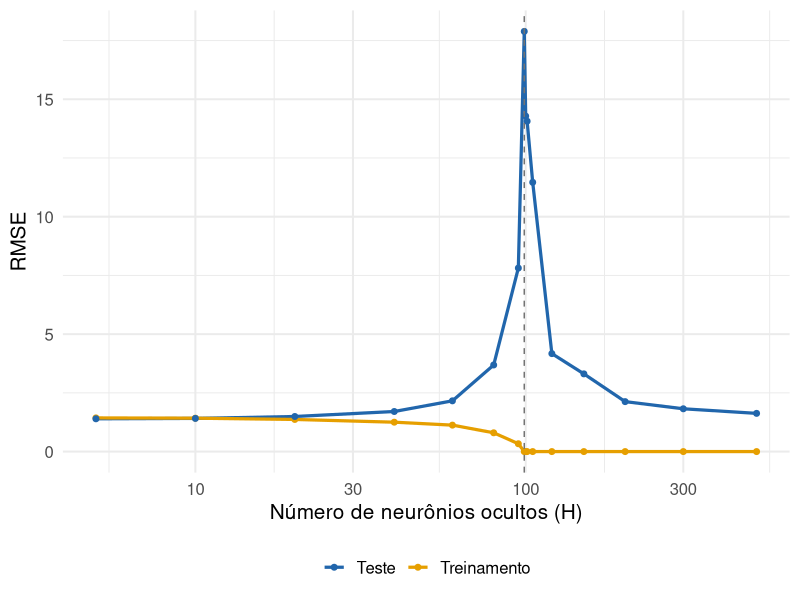
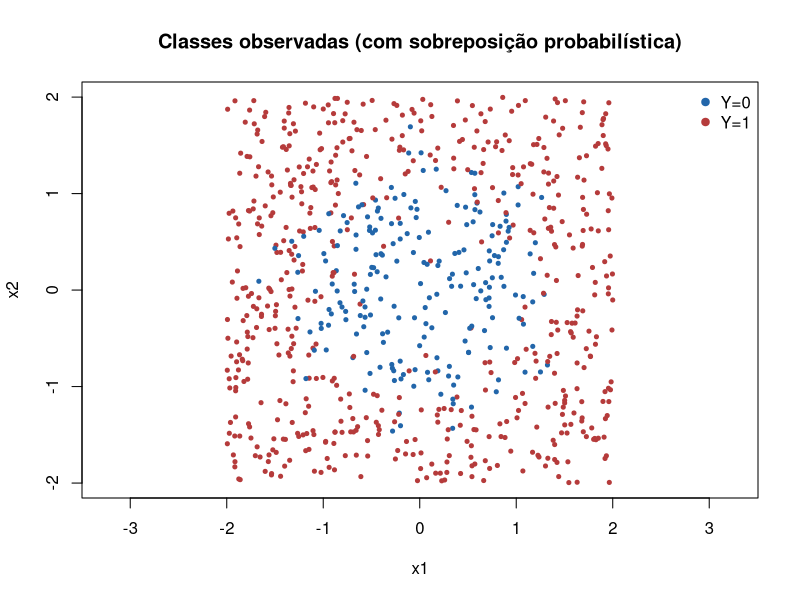
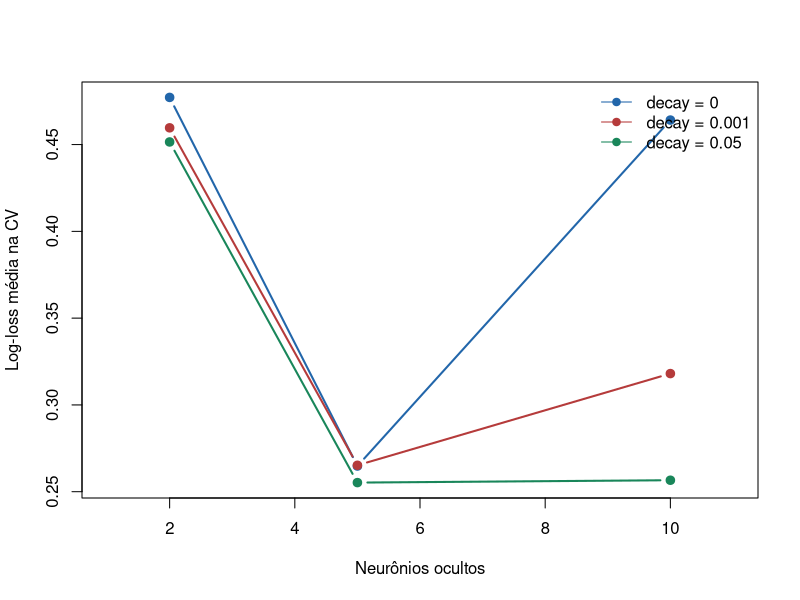
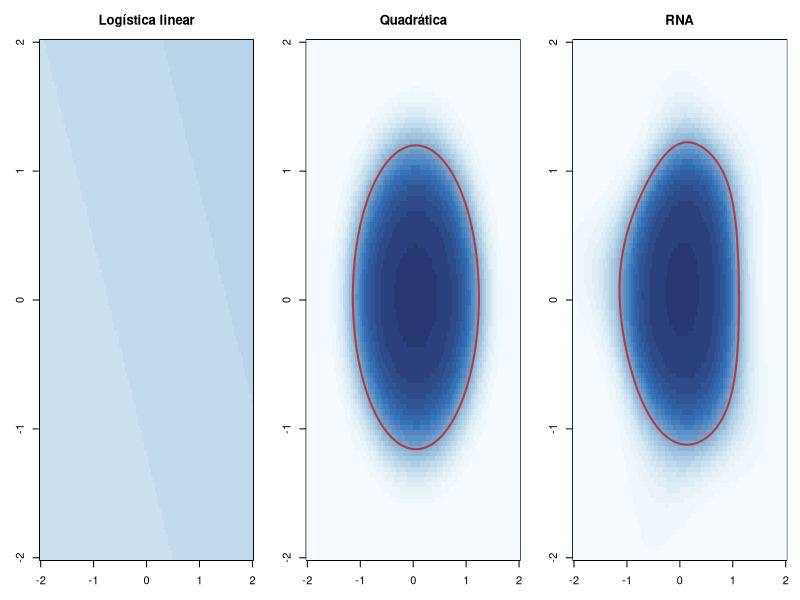

Reproduce these figures in R, in order.
## ---- chunk 1
#| echo: false
#| warning: false
#| message: false
#| fig-width: 10
#| fig-height: 5.2
#| fig-align: center

library(ggplot2)
library(tidyr)

set.seed(335)

n <- 100
p <- 15
n_test <- 1000

X <- matrix(rnorm(n * p), n, p)
Xt <- matrix(rnorm(n_test * p), n_test, p)

f <- function(X) {
  sin(2 * X[, 1]) + 0.7 * X[, 2]^2 +
    0.5 * X[, 3] * X[, 4]
}

y <- f(X) + rnorm(n, sd = 0.3)
yt <- f(Xt) + rnorm(n_test, sd = 0.3)

H_grid <- c(5, 10, 20, 40, 60, 80, 95,
            99, 100, 101, 105, 120,
            150, 200, 300, 500)

# Mesmas características aleatórias para todas as larguras
W <- matrix(rnorm(p * max(H_grid)), p, max(H_grid))
b <- rnorm(max(H_grid))

Z <- tanh(sweep(X %*% W, 2, b, "+"))
Zt <- tanh(sweep(Xt %*% W, 2, b, "+"))

# Solução de mínimos quadrados de norma mínima
ajustar <- function(A, y) {
  s <- svd(A, nu = min(dim(A)), nv = min(dim(A)))
  tol <- max(dim(A)) * max(s$d) * .Machine$double.eps
  inv <- ifelse(s$d > tol, 1 / s$d, 0)
  as.vector(s$v %*% (inv * crossprod(s$u, y)))
}

resultados <- lapply(H_grid, function(H) {
  A <- cbind(1, Z[, 1:H, drop = FALSE])
  At <- cbind(1, Zt[, 1:H, drop = FALSE])

  beta <- ajustar(A, y)

  data.frame(
    H = H,
    Treinamento = sqrt(mean((y - A %*% beta)^2)),
    Teste = sqrt(mean((yt - At %*% beta)^2))
  )
})

resultados <- do.call(rbind, resultados)

dados_grafico <- pivot_longer(
  resultados, -H,
  names_to = "Conjunto",
  values_to = "RMSE"
)

ggplot(dados_grafico,
       aes(H, RMSE, color = Conjunto)) +
  geom_line(linewidth = 1.1) +
  geom_point(size = 1.7) +
  geom_vline(
    xintercept = n - 1,
    linetype = "dashed",
    color = "gray45"
  ) +
  scale_x_log10() +
  scale_color_manual(
    values = c(
      "Treinamento" = "#E69F00",
      "Teste" = "#2166AC"
    )
  ) +
  labs(
    x = "Número de neurônios ocultos (H)",
    y = "RMSE",
    color = NULL
  ) +
  theme_minimal(base_size = 15) +
  theme(legend.position = "bottom")
## ---- chunk 2
set.seed(335)
n <- 800
x1 <- runif(n, -2, 2)
x2 <- runif(n, -2, 2)
prob <- plogis(2.5 * (x1^2 + x2^2 - 1.3))
y <- rbinom(n, 1, prob)
dados <- data.frame(x1, x2, y)
idx_treino <- sample(seq_len(n), size = floor(.75*n))
treino <- dados[idx_treino, ]
teste <- dados[-idx_treino, ]
## ---- chunk 3
#| echo: false
#| fig-width: 9
#| fig-height: 5
plot(dados$x1, dados$x2, col=ifelse(dados$y==1, "#b53b3b", "#2266aa"),
     pch=19, cex=.55, xlab="x1", ylab="x2", asp=1,
     main="Classes observadas (com sobreposição probabilística)")
legend("topright", c("Y=0", "Y=1"), pch=19,
       col=c("#2266aa", "#b53b3b"), bty="n")
## ---- chunk 4
mod_linear <- glm(y ~ x1 + x2, data=treino, family=binomial())
mod_quad <- glm(y ~ x1 + x2 + I(x1^2) + I(x2^2) + I(x1*x2),
                data=treino, family=binomial())
## ---- chunk 5
# install.packages("nnet")  # executar apenas se necessário
library(nnet)
set.seed(335)
mod_rna_demo <- nnet(y ~ x1 + x2, data=treino,
                     size=8, decay=.01,
                     entropy=TRUE, linout=FALSE,
                     maxit=500, trace=FALSE)
## ---- chunk 6
padronizar <- function(dtreino, dvalid) {
  vars <- c("x1", "x2")
  mu <- sapply(dtreino[vars], mean)
  sdv <- sapply(dtreino[vars], sd)
  sdv[sdv == 0] <- 1
  for (v in vars) {
    dtreino[[v]] <- (dtreino[[v]] - mu[v])/sdv[v]
    dvalid[[v]] <- (dvalid[[v]] - mu[v])/sdv[v]
  }
  list(treino=dtreino, valid=dvalid)
}
## ---- chunk 7
#| eval: true
set.seed(335)
K <- 5
fold <- sample(rep(seq_len(K), length.out=nrow(treino)))
grade <- expand.grid(size=c(2, 5, 10), decay=c(0, .001, .05))
logloss <- function(y, p) {
  p <- pmin(pmax(as.numeric(p), 1e-8), 1-1e-8)
  -mean(y*log(p)+(1-y)*log1p(-p))
}
## ---- chunk 8
#| cache: true
resultado <- numeric(nrow(grade))
for (j in seq_len(nrow(grade))) {
  perdas <- numeric(K)
  for (k in seq_len(K)) {
    pp <- padronizar(treino[fold != k, ], treino[fold == k, ])
    set.seed(1000 + 100*j + k)
    ajuste <- nnet(y ~ x1 + x2, data=pp$treino,
                   size=grade$size[j], decay=grade$decay[j],
                   entropy=TRUE, maxit=400, trace=FALSE,
                   MaxNWts=1000)
    p <- predict(ajuste, newdata=pp$valid, type="raw")
    perdas[k] <- logloss(pp$valid$y, p)
  }
  resultado[j] <- mean(perdas)
}
grade$logloss_cv <- resultado
grade <- grade[order(grade$logloss_cv), ]
head(grade, 6)
## ---- chunk 9
#| echo: true
#| fig-width: 14
#| fig-height: 7
#| output-location: slide
cores <- c("#2266aa", "#b53b3b", "#19865a")
plot(range(grade$size)+c(-1,1), range(grade$logloss_cv), type="n",
     xlab="Neurônios ocultos", ylab="Log-loss média na CV")
for (j in seq_along(sort(unique(grade$decay)))) {
  d <- sort(unique(grade$decay))[j]
  sub <- grade[grade$decay==d, ]
  sub <- sub[order(sub$size), ]
  lines(sub$size, sub$logloss_cv, type="b", pch=19, col=cores[j], lwd=2)
}
legend("topright", paste("decay =", sort(unique(grade$decay))),
       col=cores, lty=1, pch=19, bty="n")
## ---- chunk 10
melhor <- grade[1, ]
pp <- padronizar(treino, teste)
set.seed(335)
mod_rna <- nnet(y ~ x1 + x2, data=pp$treino,
                size=melhor$size, decay=melhor$decay,
                entropy=TRUE, maxit=500, trace=FALSE)
p_rna <- as.numeric(predict(mod_rna, pp$valid, type="raw"))
p_lin <- predict(mod_linear, teste, type="response")
p_quad <- predict(mod_quad, teste, type="response")
comparacao <- data.frame(
  Modelo=c("Logística linear", "Logística quadrática", "RNA"),
  LogLoss=c(logloss(teste$y,p_lin), logloss(teste$y,p_quad),
            logloss(teste$y,p_rna)),
  Acuracia=c(mean((p_lin>=.5)==teste$y),
             mean((p_quad>=.5)==teste$y),
             mean((p_rna>=.5)==teste$y)))
comparacao
## ---- chunk 11
#| echo: true
#| fig-width: 15
#| fig-height: 7.5
#| output-location: slide
grid <- expand.grid(x1=seq(-2,2,length.out=100),
                    x2=seq(-2,2,length.out=100))
p1 <- predict(mod_linear, grid, type="response")
p2 <- predict(mod_quad, grid, type="response")
p3 <- as.numeric(predict(mod_rna, padronizar(treino,grid)$valid,
                         type="raw"))
par(mfrow=c(1,3), mar=c(3,3,3,1))
for (i in 1:3) {
  ppred <- list(p1,p2,p3)[[i]]
  image(sort(unique(grid$x1)), sort(unique(grid$x2)),
        matrix(ppred,100,100), col=hcl.colors(25,"Blues"),
        xlab="x1", ylab="x2", main=c("Logística linear", "Quadrática", "RNA")[i],
        zlim=c(0,1))
  contour(sort(unique(grid$x1)), sort(unique(grid$x2)),
          matrix(ppred,100,100), levels=.5, add=TRUE, drawlabels=FALSE,
          lwd=2, col="#b53b3b")
}
par(mfrow=c(1,1))
